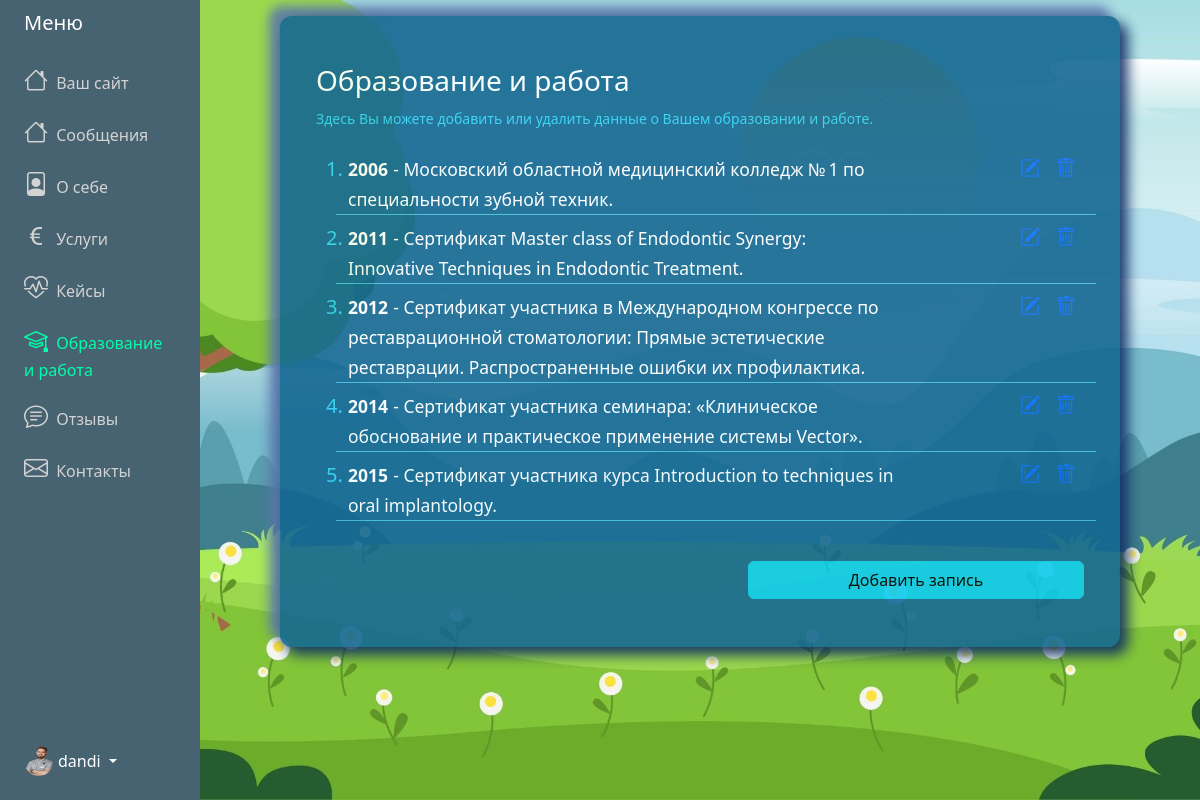
/adminPanel/ed_and_work/ (signed in), run on the app's committed database.
### adminPanel/models.py (models this page shows, shortened)
class Menu (models.Model):
    user = models.OneToOneField(User, on_delete=models.CASCADE)
    messages = models.CharField('Сообщения', max_length=100, default="Сообщения")
    about = models.CharField('О себе', max_length=100, default="О себе")
    services = models.CharField('Услуги', max_length=100, default="Услуги")
    cases = models.CharField('Кейсы', max_length=100, default="Кейсы")
    ed_and_work = models.CharField('Образование и работа', max_length=100, default="Образование и работа")
    feedbacks = models.CharField('Отзывы', max_length=100, default="Отзывы")
    contacts = models.CharField('Контакты', max_length=100, default="Контакты")

class About(models.Model):
    user = models.OneToOneField(User, on_delete=models.CASCADE)
    profession = models.CharField(max_length=200)
    slogan = models.TextField(null=True, blank=True)
    main_foto = models.ImageField(
        default="avatar.jpg",
        upload_to="About_main_foto"
    )

class Ed_and_work(models.Model):
    year = models.IntegerField("Год", default=current_year)
    desc = models.TextField(null=False, blank=False)
    diplom_img = models.ImageField(upload_to="Ed_and_work_img", null=True, blank=True)
    user = models.ForeignKey(User, on_delete=models.CASCADE)

### adminPanel/views.py (the view)
# urls.py: path('adminPanel/ed_and_work/', MyEdAndWorkView.as_view(), name="ed-and-work"),
class MyEdAndWorkView(LoginRequiredMixin,ListView):
    model = Ed_and_work
    template_name = "adminPanel/ed-and-work.html"
    context_object_name = "posts"
    def get_context_data(self, **kwargs):
        context = super().get_context_data(**kwargs)
        context['title'] = 'Образование и работа'
        context['posts'] = context['posts'].filter(user=self.request.user).order_by('year')
        context['active'] = 'ed_and_work'
        context['menu'] = request_menu(self.request)
        return context

### adminPanel/views.py (called while the page is built)
def request_menu(request):
    user_id = request.user.id  # Получаем id текущего пользователя
    menu = Menu.objects.filter(user_id=user_id).first()  # Используем user_id для фильтрации
    return menu

### adminPanel/templates/adminPanel/ed-and-work.html (shortened to what this page needs)
{% extends "adminPanel/base.html" %}
{% block content %}
<div class="container">
    <div id="innerPage">
        <div class="row align-items-center justify-content-center">
            <div class="col-12 text-white px-5 pt-5">
                <div class="lead">
                    <h3>Образование и работа</h3>
                    <p class="fs-6 mb-4">
                        <small class="label-color">Здесь Вы можете добавить или удалить данные о Вашем образовании и
                            работе.</small>
                    </p>
                </div>
                {% if posts %}
                <ol class="categories">
                    {% for post in posts %}
                    <li class="label-color fs-5">
                        <div class="row mt-2" style="border-bottom: 1px solid #45bdd9;">
                            <div class="col-9">
                                <a href="{% url 'update-post-ed-and-work' post.id %}" style="text-decoration: none;color: #ffffff;">
                                    <small style="font-weight: bold;">{{ post.year }}</small>
                                    <small> - {{ post.desc }}</small>
                                </a>
                            </div>
                            <div class="task-controls col-3 card-text d-flex">
                                <a class="edit px-2 ms-auto" href="{% url 'update-post-ed-and-work' post.id %}">
                                    <i class="bi bi-pencil-square"></i></a>
                                <a class="edit px-2" href="{% url 'delete-post-ed-and-work' post.id %}"><i class="bi bi-trash"></i></a>
                            </div>
                        </div>
                    </li>
                    {%endfor%}
                </ol>
                {% else %}
                <p class="text-center"> Список пуст!
                    <a href="{% url 'create-post-ed-and-work' %}">Добавить запись</a>
                </p>
                {% endif %}
            </div>
        </div>
        <div class="row align-items-center justify-content-center">
            <div class="col-sm-6 col-xs-12 d-sm-block  px-5 pb-5">
                <a href="{% url 'create-post-ed-and-work' %}" class="btn btn-info mt-4 w-100"
                    id="ed-and-work-brn">Добавить запись</a>
            </div>
        </div>
    </div>
</div>
{% endblock content %}

### adminPanel/templates/adminPanel/base.html (shortened to what this page needs)
{% load static %}
<!DOCTYPE html>
<html lang="en">
<head>
    <link href="https://cdn.jsdelivr.net/npm/bootstrap@5.3.3/dist/css/bootstrap.min.css" rel="stylesheet"
>
    <link rel="stylesheet"
        href="https://cdnjs.cloudflare.com/ajax/libs/bootstrap-icons/1.8.1/font/bootstrap-icons.min.css">
    <link rel="stylesheet" href="{% static 'css/styles.css'%}">
</head>
<body class="admin-panel-body">
    <div class="container-fluid">
        <div class="row flex-nowrap">
            <div class="col-auto col-md-3 col-xl-2 px-sm-2 px-0 custom-menu">
                <div class="d-flex flex-column align-items-center align-items-sm-start px-3 pt-2 text-white min-vh-100 custom-menu-fixed">
                    <a href="/"
                        class="d-flex align-items-center pb-3 mb-md-0 me-md-auto text-white text-decoration-none">
                        <span class="fs-5 d-none d-sm-inline">Меню</span>
                    </a>
                    <ul class="nav text-light flex-column mb-sm-auto mb-0 align-items-center align-items-sm-start"
                        id="menu">
                        <li>
                            <a href="{% url 'site' username=user.username %}" class="nav-link align-middle px-0 admin-menu-text {%if active == 'home' %} active {% endif %}">
                                <i class="fs-4 bi-house"></i> <span class="ms-1 d-none d-sm-inline">Ваш сайт</span>
                            </a>
                        </li>
                        <li>
                            <a href="{% url 'messages' %}" class="nav-link align-middle px-0 admin-menu-text {%if active == 'messages' %} active {% endif %}">
                                <i class="fs-4 bi-house"></i> <span class="ms-1 d-none d-sm-inline">{% if menu.messages %} {{ menu.messages }} {% else %}Сообщения {% endif %}</span>
                            </a>
                        </li>
                        <li>
                            <a href="{% url 'about' %}" class="nav-link align-middle px-0 admin-menu-text {%if active == 'about' %} active {% endif %}">
                                <i class="fs-4 bi-file-person"></i> <span class="ms-1 d-none d-sm-inline">{% if menu.about %} {{ menu.about }} {% else %} О себе {% endif %}</span>
                            </a>
                        </li>
                        <li>
                            <a href="{% url 'services' %}" class="nav-link px-0 align-middle admin-menu-text {%if active == 'services' %} active {% endif %}">
                                <i class="fs-4 bi-currency-euro"></i> <span class="ms-1 d-none d-sm-inline">{% if menu.services %} {{ menu.services }} {% else %} Услуги {% endif %}</span></a>
                        </li>
                        <li>
                            <a href="{% url 'cases' %}" class="nav-link px-0 align-middle admin-menu-text {%if active == 'cases' %} active {% endif %}">
                                <i class="fs-4 bi-heart-pulse"></i> <span class="ms-1 d-none d-sm-inline">{% if menu.cases %} {{ menu.cases }} {% else %} Кейсы {% endif %}</span></a>
                        </li>
                        <li>
                            <a href="{% url 'ed-and-work' %}" class="nav-link px-0 align-middl admin-menu-text {%if active == 'ed_and_work' %} active {% endif %}">
                                <i class="fs-4 bi-mortarboard"></i> <span class="ms-1 d-none d-sm-inline">{% if menu.ed_and_work %} {{ menu.ed_and_work }} {% else %} Образование и работа {% endif %}</span></a>
                        </li>
                        <li>
                            <a href="{% url 'feedbacks' %}" class="nav-link px-0 align-middle admin-menu-text {%if active == 'feedbacks' %} active {% endif %}">
                                <i class="fs-4 bi-chat-text"></i> <span class="ms-1 d-none d-sm-inline">{% if menu.feedbacks %} {{ menu.feedbacks }} {% else %} Отзывы {% endif %}</span>
                            </a>
                        </li>
                        <li>
                            <a href="{% url 'contacts' %}" class="nav-link px-0 align-middle admin-menu-text {%if active == 'contacts' %} active {% endif %}">
                                <i class="fs-4 bi-envelope"></i> <span class="ms-1 d-none d-sm-inline">{% if menu.contacts %} {{ menu.contacts }} {% else %} Контакты {% endif %}</span>
                            </a>
                        </li>
                    </ul>
                    <div class="dropdown pb-4">
                        <a href="#"
                            class="d-flex align-items-center text-white text-decoration-none dropdown-toggle {% if current_path == home_url %}active{% endif %}"
                            id="dropdownUser1" data-bs-toggle="dropdown" aria-expanded="false">
                            <img src="{{ user.about.main_foto.url }}" alt="logo" width="30" height="30"
                                class="rounded-circle">
                            <span class="d-none d-sm-inline mx-1">{{user.username}}</span>
                        </a>
                    </div>
                </div>
            </div>
            <div class="col py-3">
                {% block content %}
                {% endblock content %}
            </div>
        </div>
    </div>
</body>
</html>

### static/css/styles.css (style rules this page uses)
:root { --color-primary: #ee394c; --color-secondary: #86b7fe; --color-light: #f2f2f2; --color-gray: #ced4da; --color-dark: #212121; --color-white: #ffffff; --color-error: #e2442f; --color-warning: #ffc900; --color-info: #02a2b9; --color-success: #1ba345; --color-input: #00d1b2; --border-radius: 5px; }
body { background-repeat: no-repeat; background-size: cover; background-position: center; background-attachment: fixed; }
#innerPage { width:100%; max-width:840px; margin : 0 auto; border-radius: 12px; background: #156892; box-shadow: 7px 7px 13px 1px #0f2d64, -10px -9px 11px 1px #5b79ad; opacity: 0.9; }
.custom-menu { background-color: #476270; }
.custom-menu-fixed { position: sticky; top: 0; z-index: 100; }
.admin-menu-text { color: lightgray; }
.admin-menu-text.active { color: #0fa !important; }
.label-color { color:#31d2f2; }

### adminPanel/templates/adminPanel/ed-and-work.html (style rules this page uses)
.admin-panel-body { background-image: url('/media/fon-admin-about.jpg'); }

### data on the page
Menu: messages "Сообщения", about "О себе", services "Услуги", cases "Кейсы", ed_and_work "Образование и работа", feedbacks "Отзывы", contacts "Контакты"
Ed_and_work: year "2006", desc "Московский областной медицинский колледж № 1 по специальности зубной техник."
Ed_and_work: year "2011", desc "Сертификат Master class of Endodontic Synergy: Innovative Techniques in Endodontic Treatment."
Ed_and_work: year "2012", desc "Сертификат участника в Международном конгрессе по реставрационной стоматологии: Прямые эстетические реставрации. Распространенные ошибки их профилактика."
Ed_and_work: year "2014", desc "Сертификат участника семинара: «Клиническое обоснование и практическое применение системы Vector»."
Ed_and_work: year "2015", desc "Сертификат участника курса Introduction to techniques in oral implantology."

### other printed values
{{ user.username }} "dandi"
